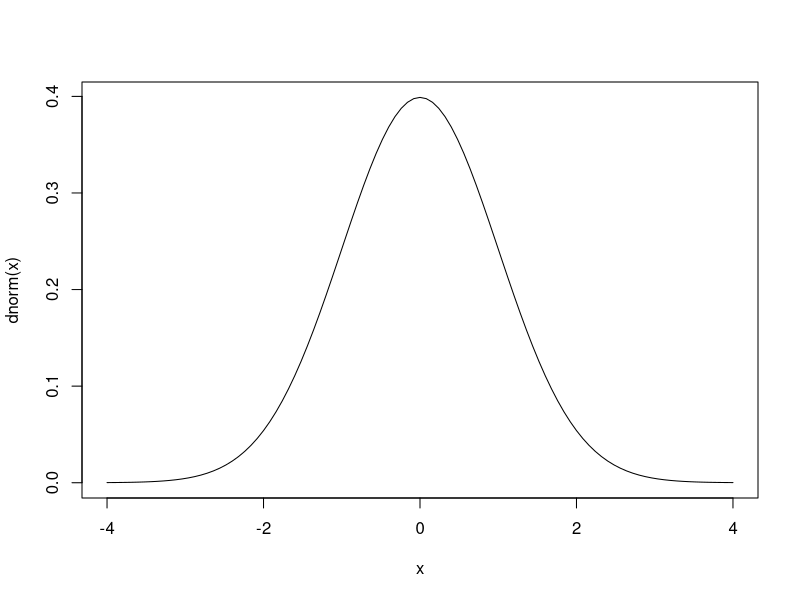
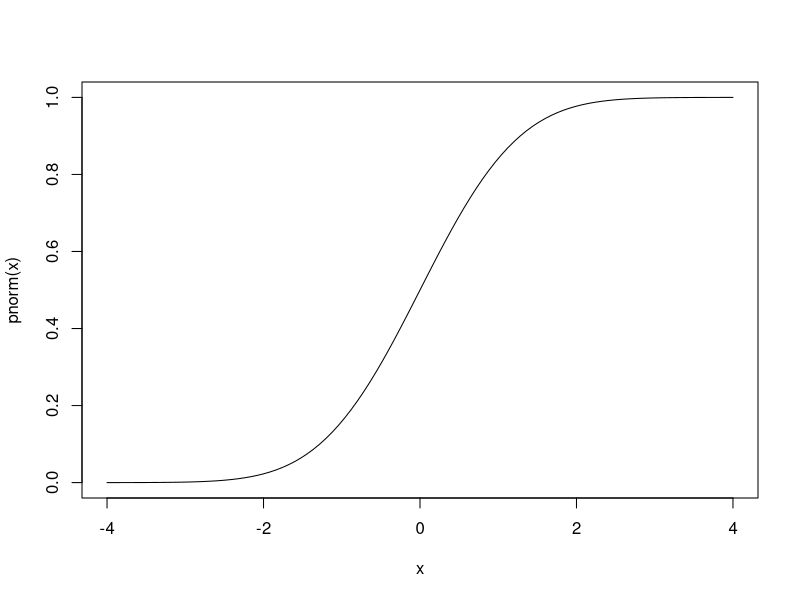
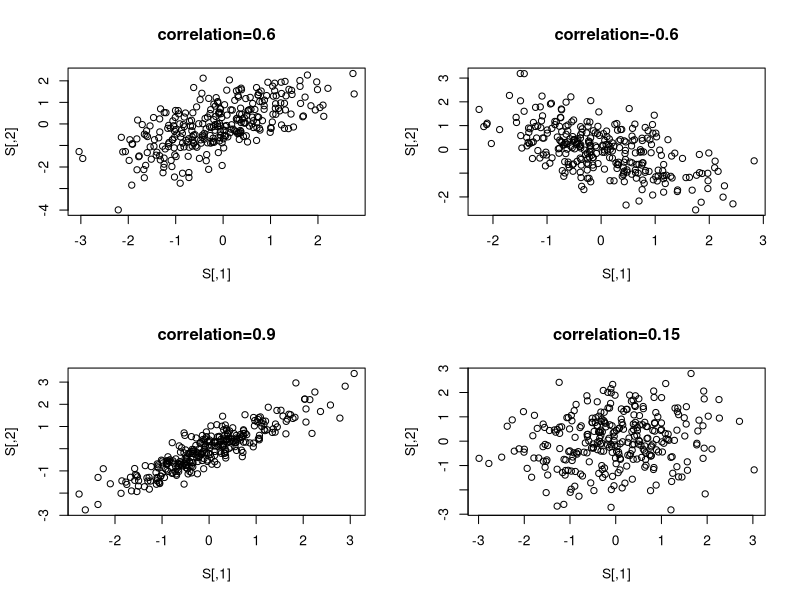

Here is the R script that generated these plots, in order:
# 제2장 확률변수와 베이즈정리 (Random Variables and Bayes Theorem) 

# R코드 예제: 확률밀도함수, 누적분포함수

curve(dnorm(x),-4,4)  # 정규분포의 확률밀도함수 -4부터 4까지 범위
curve(pnorm(x),-4,4)  # 정규분포의 누적분포함수 -4부터 4까지 범위


# R코드 예제: 상관관계

install.packages("mvtnorm");library(mvtnorm) # 패키지 mvtnorm 설치 및 라이브러리 켜기
par(mfrow=c(2,2)) # 2 by 2로 plot 분할
rho=0.6;cov <- matrix(c(1,rho,rho,1), ncol=2) # 2변수 분산-공분산 행렬
S=rmvnorm(n=300, mean=c(0,0), sigma=cov);plot(S, main="correlation=0.6")  # 2차원 정규결합확률분포의 상관 값에 따른 산점도 plot
rho=-0.6;cov <- matrix(c(1,rho,rho,1), ncol=2);
S=rmvnorm(n=300, mean=c(0,0), sigma=cov);plot(S, main="correlation=-0.6")
rho=0.9;cov <- matrix(c(1,rho,rho,1), ncol=2);
S=rmvnorm(n=300, mean=c(0,0), sigma=cov);plot(S, main="correlation=0.9")
rho=0.15;cov <- matrix(c(1,rho,rho,1), ncol=2);
S=rmvnorm(n=300, mean=c(0,0), sigma=cov);plot(S, main="correlation=0.15")